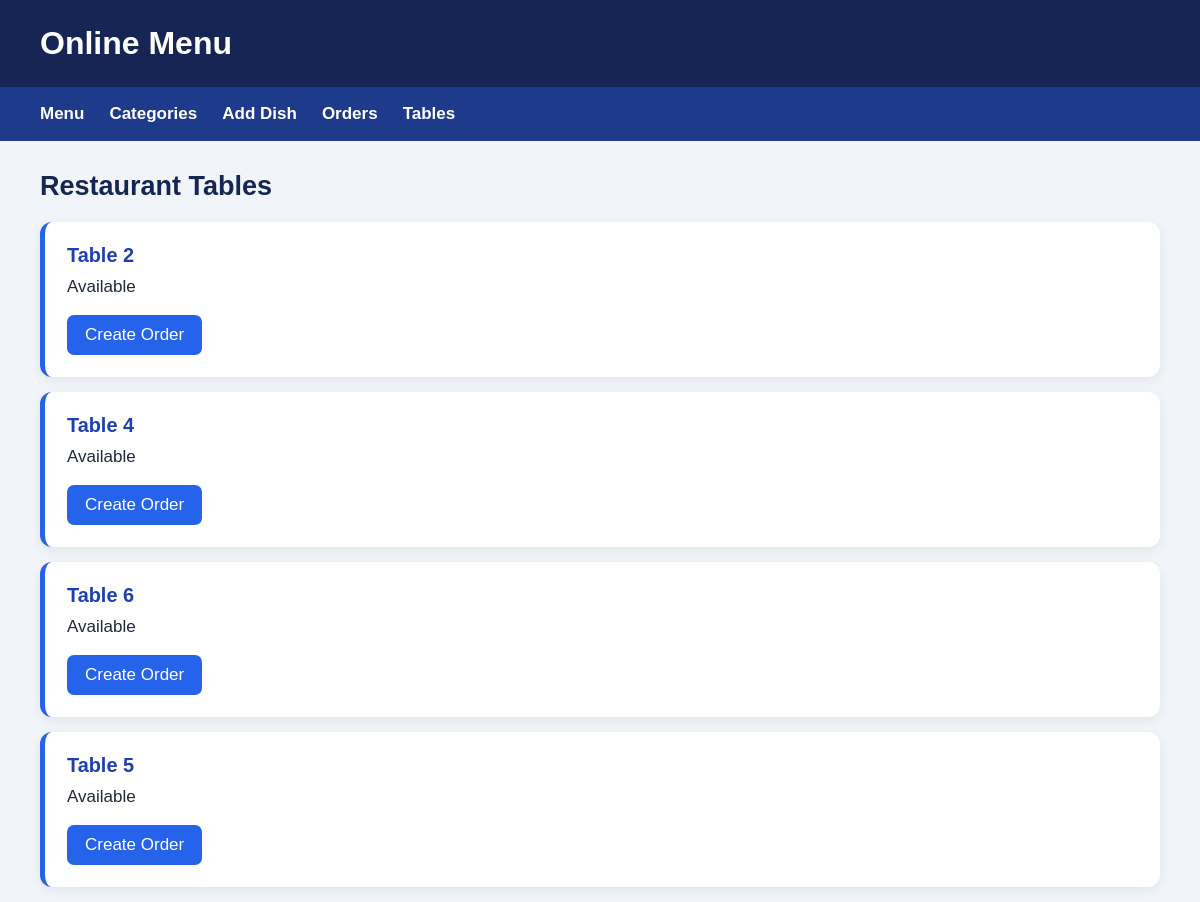
The app's page /tables/ with its own data.
### my_web/models.py (models this page shows, shortened)
class Table(models.Model):
    number = models.IntegerField(unique=True)
    is_occupied = models.BooleanField(default=False)

### my_web/views.py (the view)
# urls.py: path('tables/', views.table, name='tables'),
def table(request):
    return render(request, 'table.html', {
        'tables': Table.objects.all()
    })

### templates/table.html
{% extends 'base.html' %}
{% block content %}
<h2>Restaurant Tables</h2>
{% for table in tables %}
    <div class="item">
        <h3>Table {{ table.number }}</h3>
        {% if table.is_occupied %}
            <p>Occupied</p>
        {% else %}
            <p>Available</p>
            <a href="{% url 'add_order' table.id %}">Create Order</a>
        {% endif %}
    </div>
{% empty %}
    <p>No tables found.</p>
{% endfor %}
{% endblock %}

### static/home.css (style rules this page uses)
* { margin: 0; padding: 0; box-sizing: border-box; }
body { font-family: Arial, sans-serif; background: #f1f5f9; color: #1e293b; font-size: 17px; }
h2 { margin: 30px 40px 20px; color: #172554; font-size: 27px; }
h3 { color: #1e40af; margin-bottom: 10px; }
.item { background: white; margin: 15px 40px; padding: 22px; border-radius: 12px; box-shadow: 0 3px 12px #00000012; border-left: 5px solid #2563eb; }
p { margin: 10px 0; }
a { color: #2563eb; }
.item a { display: inline-block; background: #2563eb; color: white; text-decoration: none; padding: 10px 18px; border-radius: 7px; margin-top: 8px; }

### records on screen
Table: number "2", is_occupied "Available"
Table: number "4", is_occupied "Available"
Table: number "6", is_occupied "Available"
Table: number "5", is_occupied "Available"
